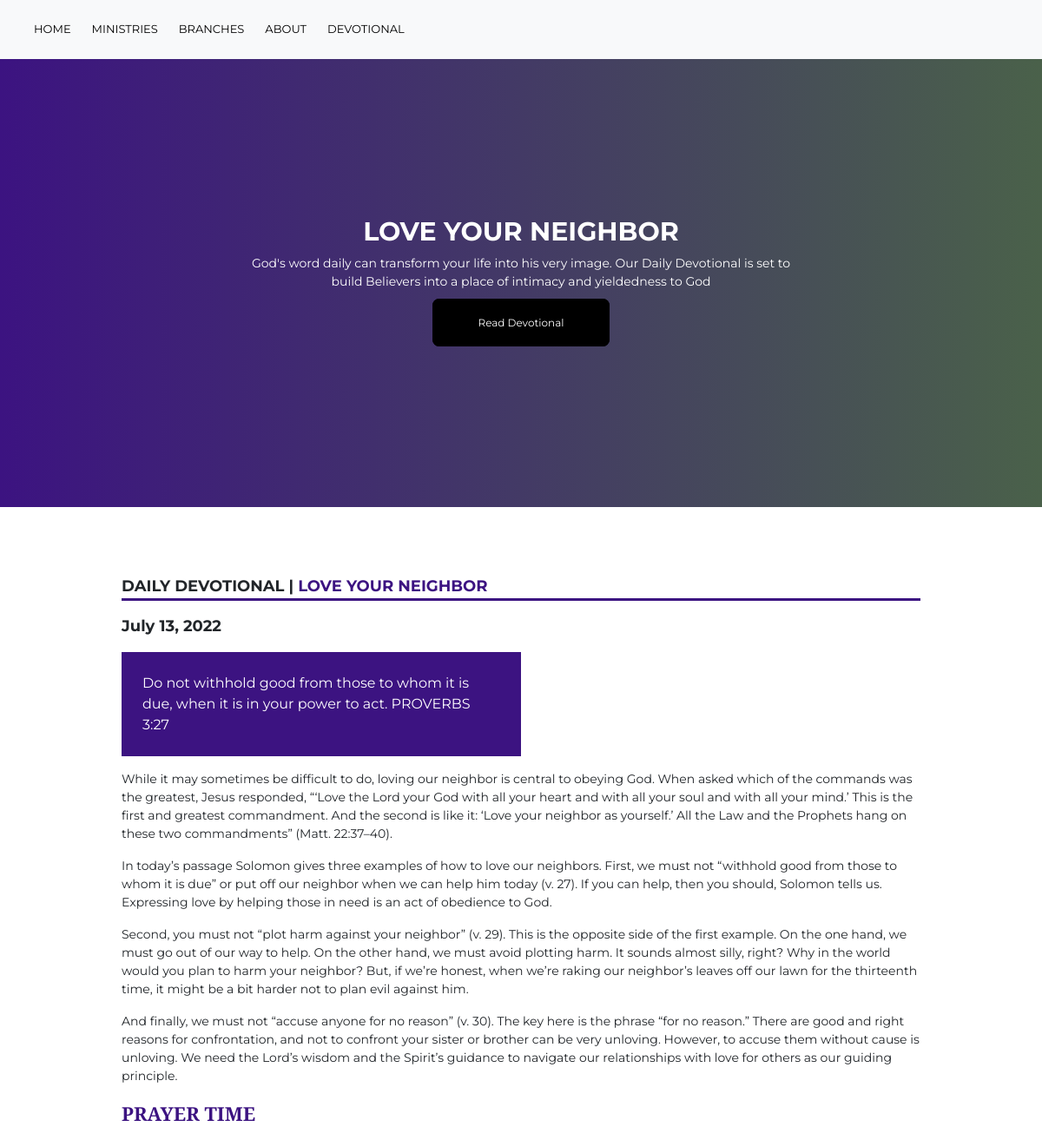
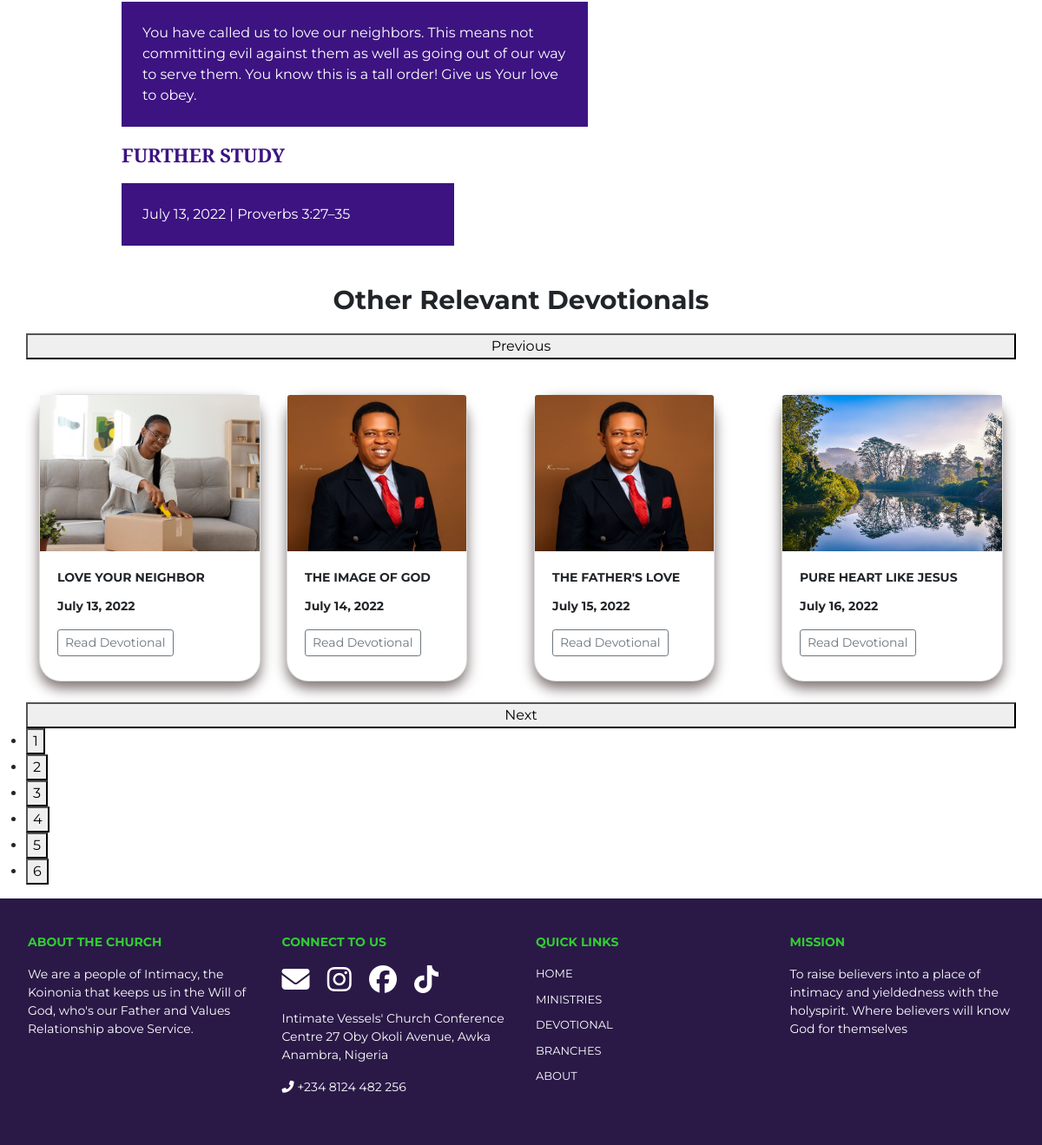
The app's page /devotional/2/ with its own data (2 pictures, top to bottom).
### my_app/models.py (models this page shows)
class Devotional(models.Model):
    image = models.ImageField(blank = True, null=True, upload_to='devotional_img')
    title = models.CharField(max_length = 200, blank= True)
    date = models.DateField()
    scripture = models.TextField(max_length = 400, blank= True)
    body = RichTextField(blank=True, null=True)
    prayer = models.TextField(max_length = 500, blank= True)
    further_study = models.TextField(max_length = 1000, blank= True)

### my_app/views.py (the view)
# urls.py: path('devotional/<int:pk>/', my_app_view.devotional_detail, name='devotional_detail'),
def devotional_detail(request, pk):
    all_devotional = Devotional.objects.all()
    devotional = get_object_or_404(Devotional, pk= pk)
    context = {'devotional': devotional, 'all_devotional': all_devotional}
    return render(request, 'my_app/devotional_detail.html', context)

### my_app/templates/my_app/devotional_detail.html (shortened to what this page needs)
{% extends 'my_app/base.html' %}
{% load static %}
{% block main-content %}
<div class="container-fluid gradient-container "  >
    <div class="row m-auto grooming-cont"  >
        <div class="col-12 m-auto" >
            <div class="mt-4 mb-2">
                <h1 class="sub-bold-text m-auto mb-4 white-text text-center" >{{devotional.title.upper}}</h1>
            </div>
            <div class="col-12 col-sm-12 col-md-7 col-lg-7 mt-4 m-auto text-center white-text">
                <p class="m-auto white-text"> God's word daily can transform your life into his very image.
                    Our Daily Devotional is set to build Believers into a place of intimacy and yieldedness to God </p>
            </div>
            <div class="mt-4 text-center">
                <a href="#main-content" class="button-large-dark " >Read Devotional</a>
            </div>
        </div>
    </div>
</div>
<div class="container" id="main-content" style="margin-top: 70px;" >
    <div class="row">
        <div class="col-12 col-sm-12 col-md-10 col-lg-10 m-auto" >
            <p class=" pt-2" style="border-bottom: 3px solid #3c1381; font-weight: bold; font-size: 18px;">
                DAILY DEVOTIONAL | <span style="color: #3c1381;">{{devotional.title}}</span></p>
            <p class="" style="font-size: 18px; font-weight: bold;">{{devotional.date}}</p>
            <div class="p-4 col-12 col-sm-12 col-md-6 col-lg-6 bg-purple mb-3">
                {{devotional.scripture|safe}}
            </div>
            <div >
                {{devotional.body|safe}}
            </div>
            <div>
                <p style="font-weight: bold; font-size: 22px; font-family: 'Playfair Display', serif;" class="purple-color" >PRAYER TIME</p>
                <div class="p-4 col-11 col-sm-11 col-md-7 col-lg-7 bg-purple mb-3">
                    {{devotional.prayer}}
                </div>
                <p style="font-weight: bold; font-size: 22px; font-family: 'Playfair Display', serif;" class="purple-color" >FURTHER STUDY</p>
                <div class="p-4 col-11 col-sm-11 col-md-5 col-lg-5 bg-purple mb-3">
                    {{devotional.further_study}}
                </div>
            </div>
        </div>
    </div>
</div>
<div class="container mt-4" style="">
    <div class="col-12 m-auto text-center">
        <p class="sub-bold-text text-center">Other Relevant Devotionals</p>
    </div>
    <div class="row g-0 slide-div single-item" style=" position: relative !important;">
        {% for devotional in all_devotional %}
        <div class="col-xs-6 col-sm-6 col-md-4 col-lg-3 mt-3 d-flex align-items-stretch" >
            <div class="card mt-4 mb-4" style="width: 100;">
                <div class="card-img-div" style="overflow: hidden; position: relative;">
                    <img class="card-img-top zoom" src="{{ devotional.image.url }}" alt="Card image cap">
                </div>
                <div class="card-body">
                    <p class="card-title post-heading" style="font-weight: bold;">{{devotional.title}}</p>
                    <p class="card-text post-body" style="font-weight: bold;">{{devotional.date}}</p>
                    <div >
                        <a href="#" class="btn btn-sm btn-outline-secondary mb-2 ">Read
                            Devotional</a>
                    </div>
                </div>
             </div>
        </div>
        {% endfor %}
    </div>
</div>
{% endblock main-content %}

### my_app/static/my_app/css/main.css (style rules this page uses)
html { overflow-x: hidden !important; scroll-behavior: smooth; }
body { font-family: 'Montserrat', sans-serif; overflow-x: hidden; scroll-behavior: smooth; padding: 0; margin: 0; background-color:transparent; width: 100%; }
.button-large-dark { width: 200px; height: 50px; background: black; color: white !important; padding: 18px 50px; border-radius: 8px 8px 8px 8px; border: 2px solid black; font-size: 12px; }
.sub-bold-text { font-size: 30px; font-weight: bolder; }
.card { border-radius: 25px 25px 25px 25px; box-shadow: 0px 8px 15px rgb(126, 114, 114) !important; }
.post-heading { text-transform: uppercase; }
.bg-purple { background-color: #3c1381; color: white; }
.purple-color { color: #3c1381; }
.white-text { color: white; }
p { font-size: 14px; }
.gradient-container { background-image: linear-gradient(to right , #3c1381, rgb(74, 97, 74)); }
.grooming-cont { height: 70vh; }
.card-img-top { width: 100%; height: 15vw; object-fit: cover; transition: all 1s ease-in-out; }

### records on screen
Devotional: title "LOVE YOUR NEIGHBOR", date "July 13, 2022", scripture "Do not withhold good from those to whom it is due, when it is in your power to act. PROVERBS 3:27", body "While it may sometimes be difficult to do, loving our neighbor is central to obeying God. When asked which of the commands was the greatest, Jesus responded, “‘Love the Lord your God with all your heart and with all your soul and with all your mind.’ This is the first and greatest commandment. And the second is like it: ‘Love your neighbor as yourself.’ All the Law and the Prophets hang on these two commandments” (Matt. 22:37–40). In today’s passage Solomon gives three examples of how to love our neighbors. First, we must not “withhold good from those to whom it is due” or put off our neighbor when we can help him today (v. 27). If you can help, then you should, Solomon tells us. Expressing…", prayer "You have called us to love our neighbors. This means not committing evil against them as well as going out of our way to serve them. You know this is a tall order! Give us Your love to obey.", further_study "July 13, 2022 | Proverbs 3:27–35", image (picture)
Devotional: image (picture), title "THE IMAGE OF GOD", date "July 14, 2022"
Devotional: image (picture), title "THE FATHER'S LOVE", date "July 15, 2022"
Devotional: image (picture), title "PURE HEART LIKE JESUS", date "July 16, 2022"
